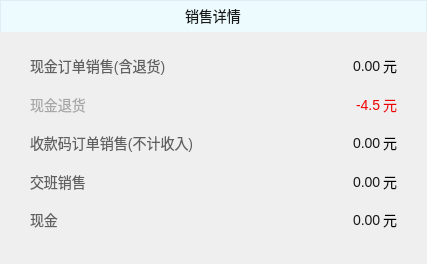
       <widget class="QWidget" name="wgt_saleDetial" native="true">
        <property name="minimumSize">
         <size>
          <width>427</width>
          <height>264</height>
         </size>
        </property>
        <property name="maximumSize">
         <size>
          <width>427</width>
          <height>264</height>
         </size>
        </property>
        <property name="styleSheet">
         <string notr="true">#wgt_saleTitle{
background:#edfbfe;
border:1px solid #DEEEF2;
border-bottom:none;
boder-radius:2px 2px 0px 0px;
}
#wgt_saleContent{
border:none;
}</string>
        </property>
        <layout class="QVBoxLayout" name="verticalLayout_2">
         <property name="spacing">
          <number>0</number>
         </property>
         <property name="leftMargin">
          <number>0</number>
         </property>
         <property name="topMargin">
          <number>0</number>
         </property>
         <property name="rightMargin">
          <number>0</number>
         </property>
         <property name="bottomMargin">
          <number>0</number>
         </property>
         <item>
          <widget class="QWidget" name="wgt_saleTitle" native="true">
           <property name="minimumSize">
            <size>
             <width>0</width>
             <height>32</height>
            </size>
           </property>
           <property name="maximumSize">
            <size>
             <width>16777215</width>
             <height>32</height>
            </size>
           </property>
           <property name="styleSheet">
            <string notr="true">QLabel{
font-family:&quot;微软雅黑&quot;;
font-size:14px;
color:rgba(0,0,0,0.9);
}</string>
           </property>
           <layout class="QHBoxLayout" name="horizontalLayout_3">
            <property name="topMargin">
             <number>0</number>
            </property>
            <property name="bottomMargin">
             <number>0</number>
            </property>
            <item alignment="Qt::AlignHCenter">
             <widget class="QLabel" name="label_2">
              <property name="text">
               <string>销售详情</string>
              </property>
             </widget>
            </item>
           </layout>
          </widget>
         </item>
         <item>
          <widget class="QWidget" name="wgt_saleContent" native="true">
           <property name="styleSheet">
            <string notr="true">QLabel{
font-family:&quot;微软雅黑&quot;;
font-size:14px;
}
#lbl_cashSale,#lbl_codeSale,#lbl_shiftSale,#lbl_cash{
color:rgba(0,0,0,0.6);
}
#lbl_cashReturn{
color:rgba(0,0,0,0.3);
}
#lbl_cashSaleSum,#lbl_codeSaleSum,#lbl_shiftSaleSum,#lbl_cashSum{
color:rgba(0,0,0,0.9);
}
#lbl_cashReturnSum{
color:#EC0000;
}</string>
           </property>
           <layout class="QVBoxLayout" name="verticalLayout_4">
            <property name="spacing">
             <number>10</number>
            </property>
            <property name="leftMargin">
             <number>30</number>
            </property>
            <property name="topMargin">
             <number>20</number>
            </property>
            <property name="rightMargin">
             <number>30</number>
            </property>
            <property name="bottomMargin">
             <number>30</number>
            </property>
            <item>
             <layout class="QHBoxLayout" name="horizontalLayout_5">
              <property name="spacing">
               <number>2</number>
              </property>
              <item alignment="Qt::AlignLeft">
               <widget class="QLabel" name="lbl_cashSale">
                <property name="text">
                 <string>现金订单销售(含退货)</string>
                </property>
               </widget>
              </item>
              <item>
               <spacer name="horizontalSpacer_11">
                <property name="orientation">
                 <enum>Qt::Horizontal</enum>
                </property>
                <property name="sizeHint" stdset="0">
                 <size>
                  <width>40</width>
                  <height>20</height>
                 </size>
                </property>
               </spacer>
              </item>
              <item alignment="Qt::AlignRight">
               <widget class="QLabel" name="lbl_cashSaleSum">
                <property name="text">
                 <string>0.00</string>
                </property>
               </widget>
              </item>
              <item alignment="Qt::AlignHCenter">
               <widget class="QLabel" name="label_9">
                <property name="text">
                 <string>元</string>
                </property>
                <property name="alignment">
                 <set>Qt::AlignCenter</set>
                </property>
               </widget>
              </item>
             </layout>
            </item>
            <item>
             <layout class="QHBoxLayout" name="horizontalLayout_6">
              <property name="spacing">
               <number>2</number>
              </property>
              <item alignment="Qt::AlignLeft">
               <widget class="QLabel" name="lbl_cashReturn">
                <property name="text">
                 <string>现金退货</string>
                </property>
               </widget>
              </item>
              <item>
               <spacer name="horizontalSpacer_12">
                <property name="orientation">
                 <enum>Qt::Horizontal</enum>
                </property>
                <property name="sizeHint" stdset="0">
                 <size>
                  <width>40</width>
                  <height>20</height>
                 </size>
                </property>
               </spacer>
              </item>
              <item alignment="Qt::AlignRight">
               <widget class="QLabel" name="lbl_cashReturnSum">
                <property name="text">
                 <string>-4.5</string>
                </property>
               </widget>
              </item>
              <item>
               <widget class="QLabel" name="label_10">
                <property name="styleSheet">
                 <string notr="true">color:#EC0000;</string>
                </property>
                <property name="text">
                 <string>元</string>
                </property>
               </widget>
              </item>
             </layout>
            </item>
            <item>
             <layout class="QHBoxLayout" name="horizontalLayout_7">
              <property name="spacing">
               <number>2</number>
              </property>
              <item alignment="Qt::AlignLeft">
               <widget class="QLabel" name="lbl_codeSale">
                <property name="text">
                 <string>收款码订单销售(不计收入)</string>
                </property>
               </widget>
              </item>
              <item>
               <spacer name="horizontalSpacer_13">
                <property name="orientation">
                 <enum>Qt::Horizontal</enum>
                </property>
                <property name="sizeHint" stdset="0">
                 <size>
                  <width>40</width>
                  <height>20</height>
                 </size>
                </property>
               </spacer>
              </item>
              <item alignment="Qt::AlignRight">
               <widget class="QLabel" name="lbl_codeSaleSum">
                <property name="text">
                 <string>0.00</string>
                </property>
               </widget>
              </item>
              <item>
               <widget class="QLabel" name="label_11">
                <property name="text">
                 <string>元</string>
                </property>
               </widget>
              </item>
             </layout>
            </item>
            <item>
             <layout class="QHBoxLayout" name="horizontalLayout_8">
              <property name="spacing">
               <number>2</number>
              </property>
              <item alignment="Qt::AlignLeft">
               <widget class="QLabel" name="lbl_shiftSale">
                <property name="text">
                 <string>交班销售</string>
                </property>
               </widget>
              </item>
              <item>
               <spacer name="horizontalSpacer_14">
                <property name="orientation">
                 <enum>Qt::Horizontal</enum>
                </property>
                <property name="sizeHint" stdset="0">
                 <size>
                  <width>40</width>
                  <height>20</height>
                 </size>
                </property>
               </spacer>
              </item>
              <item alignment="Qt::AlignRight">
               <widget class="QLabel" name="lbl_shiftSaleSum">
                <property name="text">
                 <string>0.00</string>
                </property>
               </widget>
              </item>
              <item>
               <widget class="QLabel" name="label_16">
                <property name="text">
                 <string>元</string>
                </property>
               </widget>
              </item>
             </layout>
            </item>
            <item>
             <layout class="QHBoxLayout" name="horizontalLayout_9">
              <property name="spacing">
               <number>2</number>
              </property>
              <item alignment="Qt::AlignLeft">
               <widget class="QLabel" name="lbl_cash">
                <property name="text">
                 <string>现金</string>
                </property>
               </widget>
              </item>
              <item>
               <spacer name="horizontalSpacer_15">
                <property name="orientation">
                 <enum>Qt::Horizontal</enum>
                </property>
                <property name="sizeHint" stdset="0">
                 <size>
                  <width>40</width>
                  <height>20</height>
                 </size>
                </property>
               </spacer>
              </item>
              <item alignment="Qt::AlignRight">
               <widget class="QLabel" name="lbl_cashSum">
                <property name="text">
                 <string>0.00</string>
                </property>
               </widget>
              </item>
              <item>
               <widget class="QLabel" name="label_17">
                <property name="text">
                 <string>元</string>
                </property>
               </widget>
              </item>
             </layout>
            </item>
           </layout>
          </widget>
         </item>
        </layout>
       </widget>
